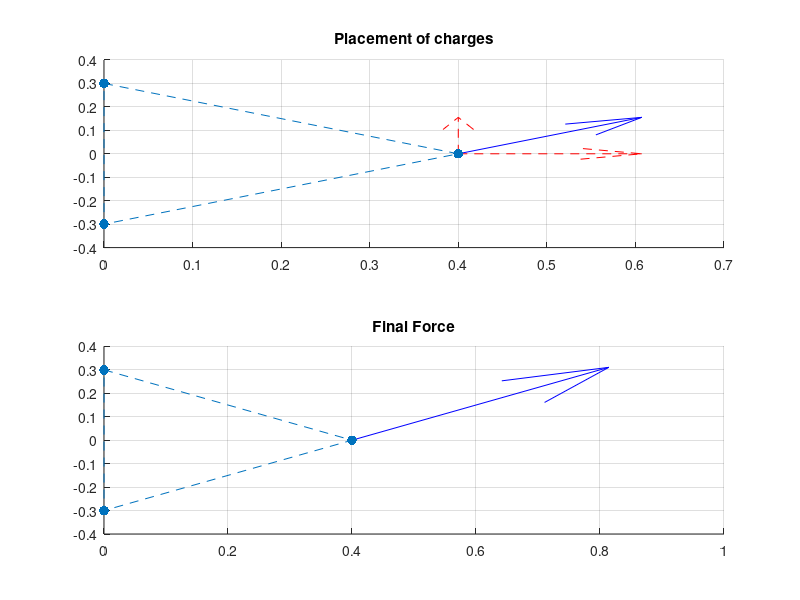

Here is the MATLAB script that generated this plot:
% lab sheet 2


% task 1
% variables
q1 = 2*10^-6 ;
q2 = 2*10^-6 ;
q3 = 4*10^-6 ;
r1 = 0.3;
r2 = 0.3;
r3 = 0.4;
k = 8.988*10^9;

% computing
r12 = r1+r2;
r13 = sqrt(r1^2 + r3^2);
r23 = sqrt(r2^2 + r3^2);




F13 = k * (abs(q1*q3))/(r13^2)
F23 = k * (abs(q2*q3))/(r23^2)

theta = atan(r1/r3)

F13x = F13 * cos(theta);
F13y = F13 * sin(theta);

F23x = F23 * cos(theta);
F23y = F23 * sin(theta);

Fx =  F13x + F23x 
Fy =  F23y + F23y 

% F = sqrt(Fx^2 + Fy^2)
% variables
x1 = 0;
y1 = 0.3;
x2 = 0;
y2 = -0.3;
x3 = 0.4;
y3 = 0;

% arrays with x and y values
xv = [x1 x2 x3];
yv = [y1 y2 y3];

figure(1)
% subplot split in 2 plot in 1 fiugre 1
subplot(2,1,1)

% plot the points on the graph
scatter(xv,yv,50,'filled')
grid on
hold on 
% plot the lines between the points
plot([0 0.4 0 0], [0.3 0 -0.3 0.3],'--')
title('Placement of charges')

% quiver(x,y,u,v)
% starts at co-ordinates (x,y) and has vector (u,v)

quiver(x3,y3,F13x,y3, 'r--')
quiver(x3,y3,y3  ,F13y, 'r--')
quiver(x3,y3,F13x,F13y, 'b')




subplot(2,1,2)
hold on
scatter(xv ,yv , 50, 'filled')
grid on
plot([0 0.4 0 0], [0.3 0 -0.3 0.3],'--')
title( 'Final Force')
quiver(x3,y3,Fx,Fy, 'b')
hold off
